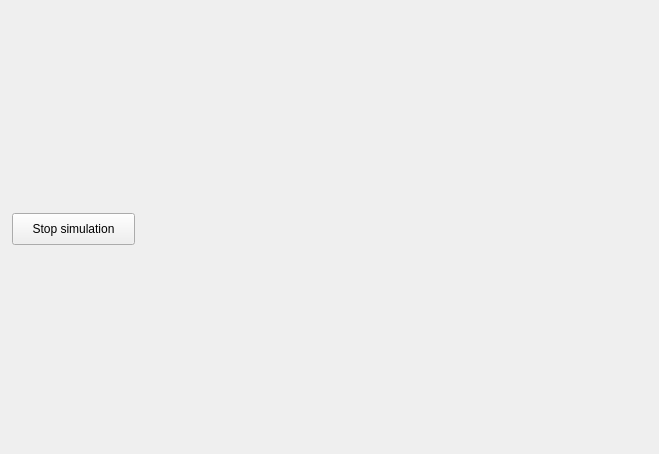
<?xml version="1.0" encoding="UTF-8"?>
<ui version="4.0">
 <class>GasSimulation</class>
 <widget class="QWidget" name="GasSimulation">
  <property name="geometry">
   <rect>
    <x>0</x>
    <y>0</y>
    <width>659</width>
    <height>454</height>
   </rect>
  </property>
  <property name="windowTitle">
   <string>Form</string>
  </property>
  <widget class="QPushButton" name="stopSimulationButton">
   <property name="geometry">
    <rect>
     <x>12</x>
     <y>213</y>
     <width>123</width>
     <height>32</height>
    </rect>
   </property>
   <property name="text">
    <string>Stop simulation</string>
   </property>
  </widget>
 </widget>
 <resources/>
 <connections/>
</ui>
